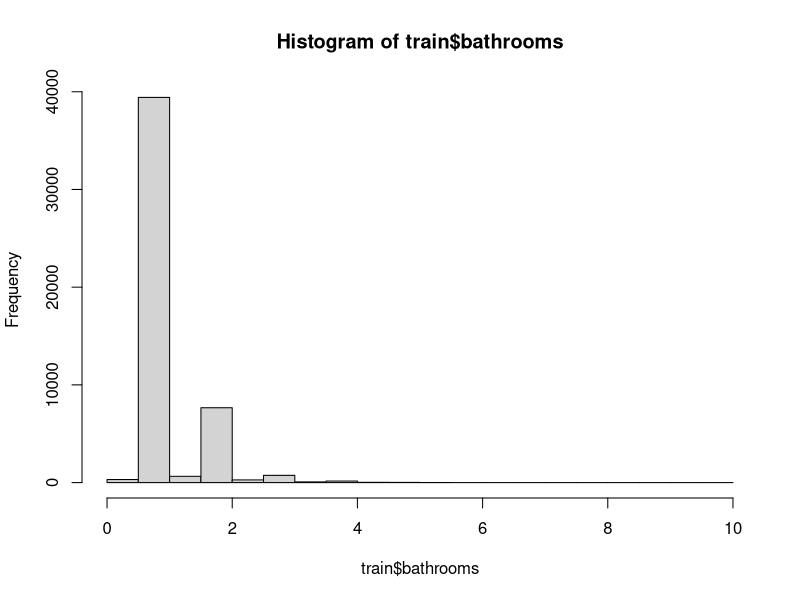
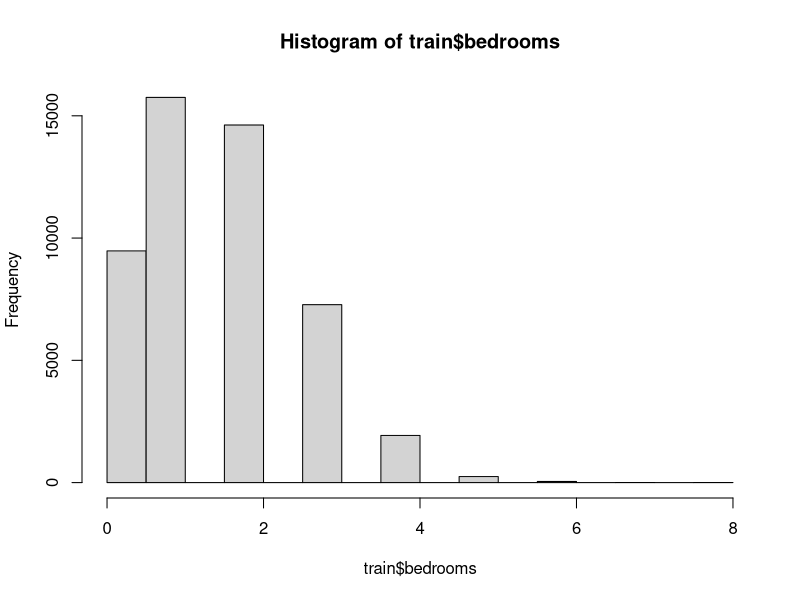

Source code (R) for these figures, in order: (Note: this script raises an error after producing the figures.)
library(nnet)

train <- read.csv('train_baseline.csv',header = TRUE)

# plot the distribution of bedrooms and bathrooms
hist(train$bathrooms)
hist(train$bedrooms)

# print the coefficients
cor(train$interest_level_num, train$bedrooms)
cor(train$interest_level_num, train$bathrooms)
cor(train$interest_level_num, train$weekend)
table(train$interest_level_num, as.factor(train$weekend))

#   FALSE  TRUE
# 1 26080  8204
# 2  8800  2429
# 3  2978   861
# FALSE is weekday 
# TRUE is for weekend

with(train, table(interest_level, bedrooms))
with(train, table(interest_level, bathrooms))


histogram(~bathrooms+bedrooms | interest_level, train)

# build baseline model
t <- multinom(interest_level ~ bedrooms + bathrooms + price + weekend + created_month, data = train)

# ------finished EDA----------

